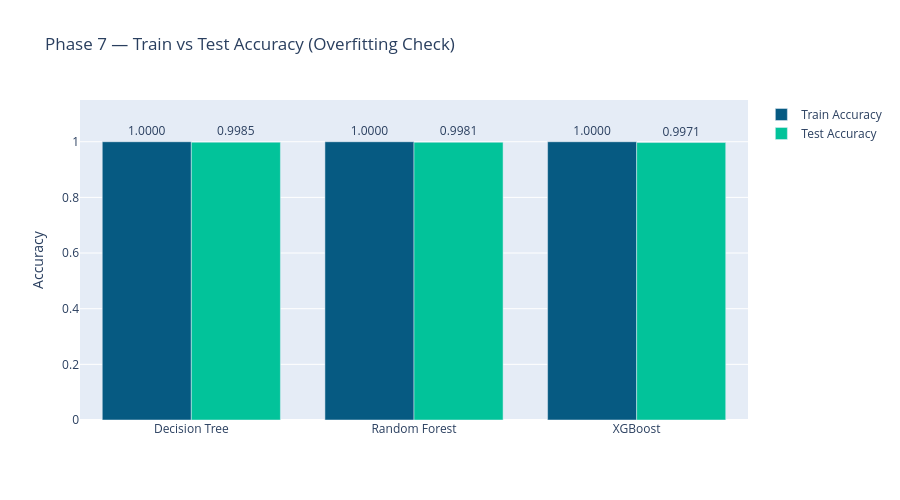

The code cell stored with this chart in its notebook:
### Markdown cell above
## Step 12b — Visualisation: Train vs Test Accuracy (Overfitting Check)

### Code cell
models_for_check = ['Decision Tree', 'Random Forest', 'XGBoost']
train_means      = [train_df.loc[m, 'Mean'] for m in models_for_check]
test_means       = [results_df.loc[m, 'Mean'] for m in models_for_check]

fig2 = go.Figure()
fig2.add_trace(go.Bar(
    name='Train Accuracy',
    x=models_for_check,
    y=train_means,
    marker_color='#065A82',
    text=[f'{v:.4f}' for v in train_means],
    textposition='outside'
))
fig2.add_trace(go.Bar(
    name='Test Accuracy',
    x=models_for_check,
    y=test_means,
    marker_color='#02C39A',
    text=[f'{v:.4f}' for v in test_means],
    textposition='outside'
))
fig2.update_layout(
    barmode='group',
    title='Phase 7 — Train vs Test Accuracy (Overfitting Check)',
    yaxis_title='Accuracy',
    yaxis=dict(range=[0, 1.15]),
    height=500
)
fig2.write_html('phase7_train_vs_test.html')
fig2.show()

### Figure 1 — Plotly figure (JSON) as saved in the notebook; plotly's stock layout.template omitted (floating-point values rounded to 4 significant figures)
{"data": [{"marker": {"color": "#065A82"}, "name": "Train Accuracy", "text": ["1.0000", "1.0000", "1.0000"], "textposition": "outside", "type": "bar", "x": ["Decision Tree", "Random Forest", "XGBoost"], "y": [1, 1, 1]}, {"marker": {"color": "#02C39A"}, "name": "Test Accuracy", "text": ["0.9985", "0.9981", "0.9971"], "textposition": "outside", "type": "bar", "x": ["Decision Tree", "Random Forest", "XGBoost"], "y": [0.9985, 0.9981, 0.9971]}], "layout": {"barmode": "group", "height": 500, "title": {"text": "Phase 7 — Train vs Test Accuracy (Overfitting Check)"}, "yaxis": {"range": [0, 1.15], "title": {"text": "Accuracy"}}}}
